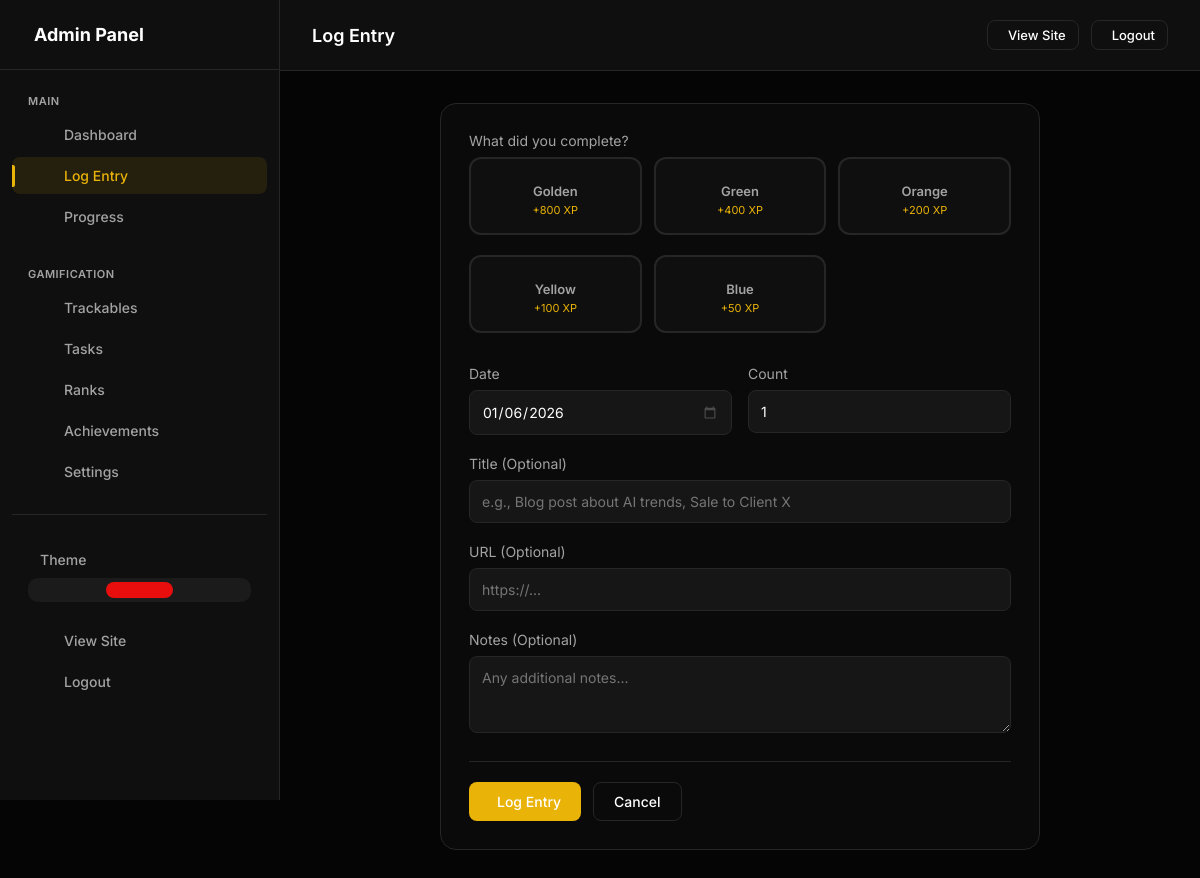
Screenshot of /admin/log (signed in) with the database file from the repository.
### models.py (models this page shows, shortened)
class TrackableType(db.Model):
    __tablename__ = 'trackable_types'
    id = db.Column(db.Integer, primary_key=True)
    user_id = db.Column(db.Integer, db.ForeignKey('users.id'), nullable=False, index=True)
    name = db.Column(db.String(100), nullable=False)  # "Blog Post", "YouTube Short", "Sale", etc.
    slug = db.Column(db.String(100), nullable=False)  # "blog_post", "youtube_short", "sale"
    description = db.Column(db.String(500))
    category = db.Column(db.String(50), default='content')  # 'content', 'task', 'metric', 'sales', 'finance'
    xp_per_unit = db.Column(db.Integer, default=10)  # Base XP earned per item
    xp_mode = db.Column(db.String(20), default='fixed')  # 'fixed', 'value_based', 'tiered'
    xp_multiplier = db.Column(db.Float, default=1.0)
    tiers_config = db.Column(db.Text)  # JSON: [{"name": "Bronze", "min": 0, "xp": 10}, {"name": "Silver", "min": 100, "xp": 50}]
    track_value = db.Column(db.Boolean, default=False)  # Track monetary/numeric value?
    value_label = db.Column(db.String(50), default='Value')  # "Price", "Amount", "Revenue", etc.
    value_prefix = db.Column(db.String(10), default='$')  # Currency symbol or unit
    value_suffix = db.Column(db.String(10), default='')  # e.g., "hrs", "units"
    icon = db.Column(db.String(50), default='ph-star')  # Phosphor icon name
    color = db.Column(db.String(20), default='#0ea5e9')  # Hex color
    emoji = db.Column(db.String(10))  # Optional emoji
    is_countable = db.Column(db.Boolean, default=True)  # Can you count multiple?
    track_duration = db.Column(db.Boolean, default=False)  # Track time/duration?
    track_views = db.Column(db.Boolean, default=False)  # Track views?
    allows_negative = db.Column(db.Boolean, default=False)  # Allow negative values (for expenses)?
    daily_goal = db.Column(db.Integer, default=0)  # Daily target (0 = no goal)
    weekly_goal = db.Column(db.Integer, default=0)  # Weekly target
    monthly_goal = db.Column(db.Integer, default=0)  # Monthly target
    value_goal = db.Column(db.Float, default=0)  # Value-based goal (e.g., $1000 in sales)
    display_order = db.Column(db.Integer, default=0)
    is_active = db.Column(db.Boolean, default=True)
    is_pinned = db.Column(db.Boolean, default=False)  # Show on dashboard
    created_at = db.Column(db.DateTime, default=datetime.utcnow)
    updated_at = db.Column(db.DateTime, default=datetime.utcnow, onupdate=datetime.utcnow)
    expense_threshold = db.Column(db.Float, default=0) # For expense trackables: Diff between threshold and value earns XP
    entries = db.relationship('TrackableEntry', backref='trackable_type', lazy=True, cascade='all, delete-orphan')
    def calculate_xp_for_entry(self, count=1, value=0):
        if self.track_value:
            if self.category in ('sales', 'finance', 'income'):
                return int(abs(value) * (self.xp_multiplier or 1.0))
            elif (self.category == 'expense' or self.expense_threshold > 0):
                diff = max(0, self.expense_threshold - abs(value))
                return int(diff * (self.xp_multiplier or 1.0))
        if self.xp_mode == 'fixed':
            return count * self.xp_per_unit
        elif self.xp_mode == 'value_based' and value:
            return int(abs(value) * (self.xp_multiplier or 1.0))
        return count * self.xp_per_unit

### app.py (the view, shortened to what this page needs)
    @app.route('/admin/log', methods=['GET', 'POST'])
    @admin_required
    def admin_log_entry():
        stats = get_user_stats()
        next_rank = stats['next_rank']
        buckets = []
        if next_rank:
            buckets = [c for c in next_rank.conditions if c.is_bucket or c.condition_type in ['custom_xp', 'custom_count']]
        return render_template('admin/log_entry.html',
                               trackables=stats['trackables'],
                               buckets=buckets,
                               next_rank=next_rank,
                               selected_trackable_id=request.args.get('trackable', type=int),
                               today=date.today())

### models.py (called while the page is built, shortened)
    def get_total_xp(self):
        total = 0
        for entry in self.trackable_entries:
            if entry.trackable_type:
                total += entry.count * entry.trackable_type.xp_per_unit
        for log in self.daily_logs:
            total += log.total_xp or 0
        if self.user_settings and self.user_settings.enable_youtube_sync:
            total += self.get_youtube_xp()
        return total

    def get_xp(self):
        if self.trackable_type:
            return self.trackable_type.calculate_xp_for_entry(self.count, self.value)
        return 0

    def check_conditions_met(self, user_id):
        all_met = True
        progress = {}
        for condition in self.conditions:
            is_met, current_value = condition.check_condition(user_id)
            progress[condition.id] = {
                'type': condition.condition_type,
                'threshold': condition.threshold,
                'current': current_value,
                'met': is_met,
                'custom_name': condition.custom_name,
                'trackable_slug': condition.trackable_slug
            }
            if not is_met:
                all_met = False
        return all_met, progress

### templates/admin/log_entry.html (shortened to what this page needs)
{% extends "admin/base.html" %}
{% block page_title %}Log Entry{% endblock %}
{% block content %}
<div class="log-container">
    <form method="post" class="log-card">
        <div class="form-group">
            <label>What did you complete?</label>
            <div class="trackable-selector">
                {% for t in trackables %}
                <label class="trackable-option" onclick="selectTrackable({{ t.id }}, event)">
                    <div class="trackable-option-name">{{ t.name }}</div>
                    <div class="trackable-option-xp">+{{ t.xp_per_unit }} XP</div>
                </label>
                {% endfor %}
            </div>
        </div>
        <div class="form-row">
            <div class="form-group">
                <label> Date</label>
                <input type="date" name="date" value="{{ today if today else '' }}">
            </div>
            <div class="form-group">
                <label> Count</label>
                <input type="number" name="count" value="1" min="1">
            </div>
        </div>
        <div class="form-group">
            <label> Title (Optional)</label>
            <input type="text" name="title" placeholder="e.g., Blog post about AI trends, Sale to Client X">
        </div>
        <div class="form-group">
            <label> URL (Optional)</label>
            <input type="url" name="url" placeholder="https://...">
        </div>
        <div class="form-group">
            <label> Notes (Optional)</label>
            <textarea name="notes" rows="3" placeholder="Any additional notes..."></textarea>
        </div>
        <div class="form-actions">
            <button type="submit" class="btn btn-primary">
                 Log Entry
            </button>
            <a href="{{ url_for('admin_dashboard') }}" class="btn btn-outline">Cancel</a>
        </div>
    </form>
</div>
{% endblock %}

### templates/admin/base.html (style rules this page uses)
:root, [data-theme="dark"] { --bg-body: #050505; --bg-card: #0f0f0f; --bg-card-hover: #141414; --border: #262626; --accent: #e90e0e; --accent-rgb: 233, 14, 14; --accent-hover: #c70202; --text-main: #ffffff; --text-muted: #a3a3a3; --font-sans: 'Inter', sans-serif; --font-mono: 'JetBrains Mono', monospace; --success: #10b981; --warning: #f59e0b; --danger: #ef4444; }
* { margin: 0; padding: 0; box-sizing: border-box; }
body { background-color: var(--bg-body); color: var(--text-main); font-family: var(--font-sans); overflow-x: hidden; -webkit-font-smoothing: antialiased; min-height: 100vh; }
a { text-decoration: none; color: inherit; transition: 0.3s; }
button { border: none; background: none; cursor: pointer; font-family: inherit; }
.btn { padding: 10px 20px; border-radius: 8px; font-size: 14px; font-weight: 500; transition: all 0.3s ease; display: inline-flex; align-items: center; gap: 8px; cursor: pointer; border: none; }
.btn-primary { background: var(--accent); color: #fff; }
.btn-outline { border: 1px solid var(--border); color: var(--text-main); background: transparent; }
input[type="text"], input[type="password"], input[type="email"], input[type="url"], input[type="number"], input[type="date"], input[type="time"], input[type="datetime-local"], textarea, select { width: 100%; padding: 12px; background: rgba(255, 255, 255, 0.05); border: 1px solid var(--border); border-radius: 8px; color: var(--text-main); font-size: 14px; font-family: inherit; box-sizing: border-box; }
label { display: block; margin-bottom: 8px; color: var(--text-muted); font-size: 14px; }
input[type="date"], input[type="time"], input[type="datetime-local"] { color-scheme: dark; }

### templates/admin/log_entry.html (style rules this page uses)
.log-container { max-width: 600px; margin: 0 auto; }
.log-card { background: rgba(255, 255, 255, 0.02); border: 1px solid var(--border); border-radius: 16px; padding: 28px; }
.trackable-selector { display: grid; grid-template-columns: repeat(auto-fit, minmax(140px, 1fr)); gap: 12px; margin-bottom: 24px; }
.trackable-option { background: rgba(255, 255, 255, 0.02); border: 2px solid var(--border); border-radius: 12px; padding: 16px; text-align: center; cursor: pointer; transition: all 0.2s; }
.trackable-option-name { font-weight: 600; font-size: 13px; margin-bottom: 4px; }
.trackable-option-xp { font-size: 11px; color: var(--accent); }
.form-group { margin-bottom: 20px; }
.form-row { display: grid; grid-template-columns: 1fr 1fr; gap: 16px; }
.form-actions { display: flex; gap: 12px; margin-top: 24px; padding-top: 20px; border-top: 1px solid var(--border); }

### rows the page displays
TrackableType: name "Golden", xp_per_unit "800"
TrackableType: name "Green", xp_per_unit "400"
TrackableType: name "Orange", xp_per_unit "200"
TrackableType: name "Yellow", xp_per_unit "100"
TrackableType: name "Blue", xp_per_unit "50"
